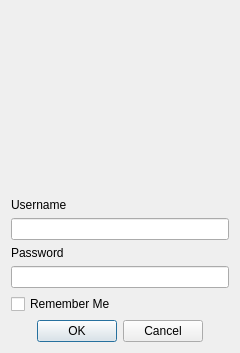
<?xml version="1.0" encoding="UTF-8"?>
<ui version="4.0">
 <class>SpotifyLoginDialog</class>
 <widget class="QDialog" name="SpotifyLoginDialog">
  <property name="windowModality">
   <enum>Qt::ApplicationModal</enum>
  </property>
  <property name="geometry">
   <rect>
    <x>0</x>
    <y>0</y>
    <width>240</width>
    <height>343</height>
   </rect>
  </property>
  <property name="windowTitle">
   <string>Login</string>
  </property>
  <property name="modal">
   <bool>true</bool>
  </property>
  <layout class="QVBoxLayout" name="verticalLayout_2">
   <item>
    <layout class="QVBoxLayout" name="verticalLayout">
     <item>
      <widget class="QLabel" name="logo">
       <property name="minimumSize">
        <size>
         <width>112</width>
         <height>135</height>
        </size>
       </property>
       <property name="maximumSize">
        <size>
         <width>112</width>
         <height>135</height>
        </size>
       </property>
       <property name="text">
        <string/>
       </property>
       <property name="pixmap">
        <pixmap resource="../../../resources/QTResources.qrc">:/images/spotify-logo-primary-vertical-light-background-rgb.png</pixmap>
       </property>
       <property name="scaledContents">
        <bool>true</bool>
       </property>
      </widget>
     </item>
     <item>
      <widget class="QLabel" name="messageLabel">
       <property name="minimumSize">
        <size>
         <width>0</width>
         <height>40</height>
        </size>
       </property>
       <property name="text">
        <string/>
       </property>
       <property name="wordWrap">
        <bool>true</bool>
       </property>
      </widget>
     </item>
     <item>
      <widget class="QLabel" name="userlabel">
       <property name="text">
        <string>Username</string>
       </property>
      </widget>
     </item>
     <item>
      <widget class="QLineEdit" name="username"/>
     </item>
     <item>
      <widget class="QLabel" name="passwordlabel">
       <property name="text">
        <string>Password</string>
       </property>
      </widget>
     </item>
     <item>
      <widget class="QLineEdit" name="password">
       <property name="echoMode">
        <enum>QLineEdit::Password</enum>
       </property>
      </widget>
     </item>
     <item>
      <widget class="QCheckBox" name="rememberMe">
       <property name="text">
        <string>Remember Me</string>
       </property>
      </widget>
     </item>
     <item>
      <widget class="QDialogButtonBox" name="buttonBox">
       <property name="orientation">
        <enum>Qt::Horizontal</enum>
       </property>
       <property name="standardButtons">
        <set>QDialogButtonBox::Cancel|QDialogButtonBox::Ok</set>
       </property>
       <property name="centerButtons">
        <bool>true</bool>
       </property>
      </widget>
     </item>
    </layout>
   </item>
  </layout>
 </widget>
 <resources>
  <include location="../../../resources/QTResources.qrc"/>
 </resources>
 <connections>
  <connection>
   <sender>buttonBox</sender>
   <signal>accepted()</signal>
   <receiver>SpotifyLoginDialog</receiver>
   <slot>accept()</slot>
   <hints>
    <hint type="sourcelabel">
     <x>248</x>
     <y>254</y>
    </hint>
    <hint type="destinationlabel">
     <x>157</x>
     <y>274</y>
    </hint>
   </hints>
  </connection>
  <connection>
   <sender>buttonBox</sender>
   <signal>rejected()</signal>
   <receiver>SpotifyLoginDialog</receiver>
   <slot>reject()</slot>
   <hints>
    <hint type="sourcelabel">
     <x>316</x>
     <y>260</y>
    </hint>
    <hint type="destinationlabel">
     <x>286</x>
     <y>274</y>
    </hint>
   </hints>
  </connection>
 </connections>
</ui>
